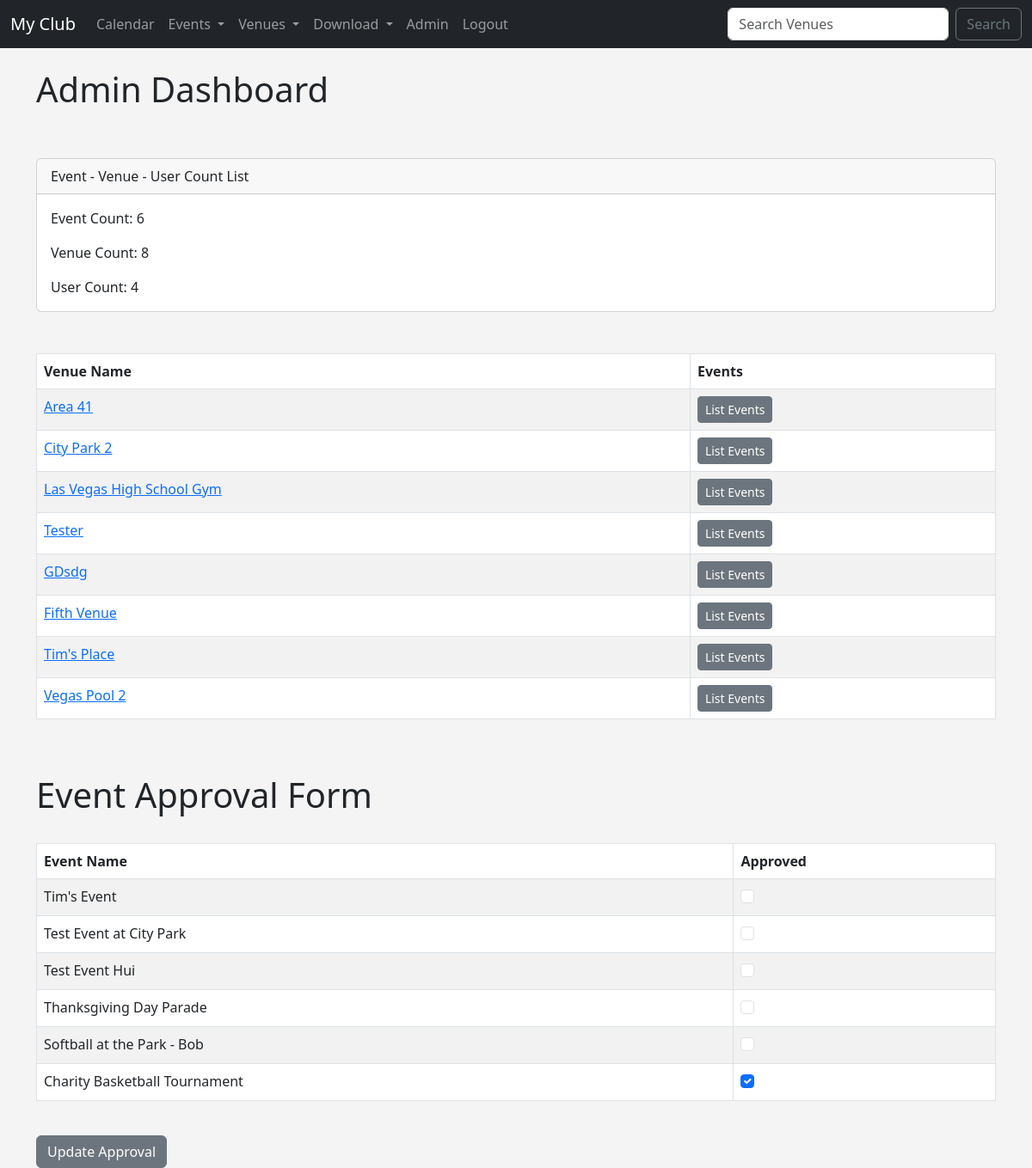
The page /admin_approval (signed in) on the database as committed earlier.
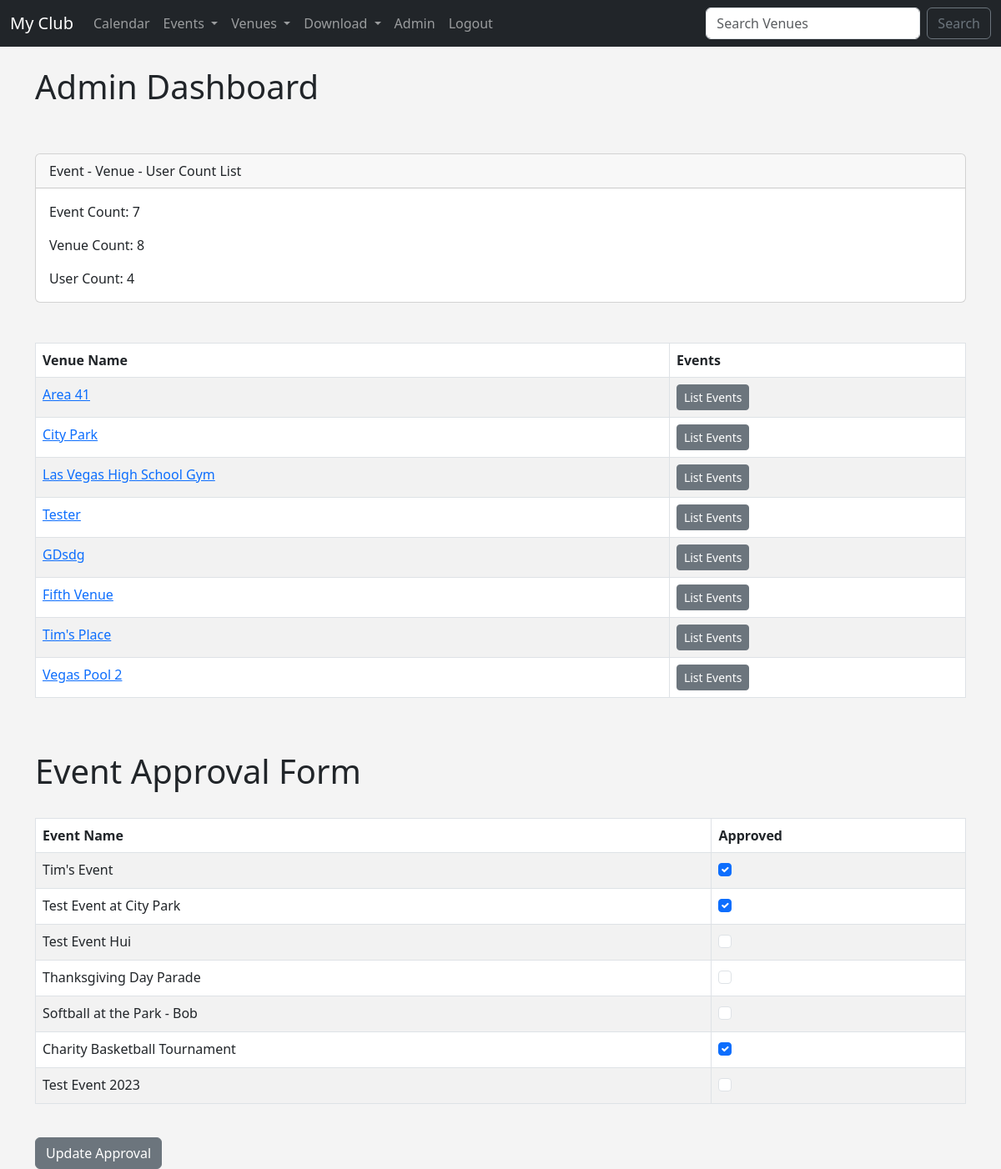
The same page on the database as committed later.
### events/models.py (models this page shows, shortened)
class Venue(models.Model):
	name = models.CharField('Venue Name', max_length=120)
	address = models.CharField(max_length=300)
	zip_code = models.CharField('Zip Code', max_length=15)
	phone = models.CharField('Contact Phone', max_length=45, blank=True)
	web = models.URLField('Website Address', blank=True)
	email_address = models.EmailField('Email Address', blank=True)
	owner = models.IntegerField('Venue Owner', blank=False, default=1)
	venue_image = models.ImageField(null=True, blank=True, upload_to="images/")
	def __str__(self):
		return self.name

class Event(models.Model):
	name = models.CharField('Event Name', max_length=120)
	event_date = models.DateTimeField('Event Date')
	venue = models.ForeignKey(Venue, blank=True, null=True, on_delete=models.CASCADE)
	manager = models.ForeignKey(User, blank=True, null=True, on_delete=models.SET_NULL)
	description = models.TextField(blank=True)
	attendees = models.ManyToManyField(MyClubUser, blank=True)
	approved = models.BooleanField("Approved", default=False)
	def __str__(self):
		return self.name

### events/views.py (the view)
# urls.py: path('admin_approval', views.admin_approval, name="admin_approval"),
def admin_approval(request):
	venue_list = Venue.objects.all()
	event_count = Event.objects.all().count()
	venue_count = Venue.objects.all().count()
	user_count = User.objects.all().count()
	event_list = Event.objects.all().order_by("-event_date")
	if request.user.is_superuser:
		if request.method == "POST":
			id_list = request.POST.getlist('boxes')
			event_list.update(approved=False)
			for x in id_list:
				Event.objects.filter(pk=int(x)).update(approved=True)
			messages.success(request, ("Event List Approval Has Been Updated"))
			return redirect('list-events')
		else:
			return render(request, 'events/admin_approval.html',
				{'event_list': event_list,
				 'event_count': event_count,
				 'venue_count': venue_count,
				 'user_count': user_count,
				 'venue_list': venue_list})
	else:
		messages.success(request, ("You aren't authorized to view this page"))
		return redirect('home')
	return render(request, 'events/admin_approval.html')

### events/templates/events/admin_approval.html (shortened to what this page needs)
{% extends 'events/base.html' %}
{% block content %}
<h1>Admin Dashboard</h1>
<br/><br/>
<form action="" method=POST>
	<div class="card">
	  <div class="card-header">
	    Event - Venue - User Count List
	  </div>
	  <div class="card-body">
	    <p class="card-text">Event Count: {{ event_count }}</p>
	    <p class="card-text">Venue Count: {{ venue_count }}</p>
	    <p class="card-text">User Count: {{ user_count }}</p>
	  </div>
	</div>
	<br/><br/>
	<table class="table table-striped table-hover table-bordered">
	  <thead>
	    <tr>
	      <th scope="col">Venue Name</th>
	      <th scope="col">Events</th>
	    </tr>
	  </thead>
	  <tbody>
	  	{% for venue in venue_list %}
	  	<tr>
		  <td><a href="{% url 'show-venue' venue.id %}" >{{ venue }}</td>
		  <td>
	  		<a href="{% url 'venue-events' venue.id %}" class="btn btn-sm btn-secondary">List Events
		  </td>
		</tr>
		{% endfor %}
	  </tbody>
	</table>
	<br/><br/>
	<h1>Event Approval Form</h1>
	<br/>
	<table class="table table-striped table-hover table-bordered">
	  <thead>
	    <tr>
	      <th scope="col">Event Name</th>
	      <th scope="col">Approved</th>
	    </tr>
	  </thead>
	  <tbody>
	  	{% for event in event_list %}
	  	<tr>
		  <td>{{ event }}</td>
		  <td>
		  	{% if event.approved %}
		  	<div class="form-check">
		  		<input class="form-check-input" type="checkbox" checked="checked" value="{{ event.id }}" name="boxes">
		  	{% else %}
		  	<div class="form-check">
		  		<input class="form-check-input" type="checkbox" value="{{ event.id }}" name="boxes">
		  	{% endif %}
		  </td>
		</tr>
		{% endfor %}
	  </tbody>
	</table>
	<br/>
	<button class="btn btn-secondary" type="submit">Update Approval</button>
</form>
{% endblock %}

Rows that differ between the two databases and show on the page:
changed Venue: name "City Park 2" → "City Park"
changed Event "Tim's Event": approved False → True (drawn); boxes "☐" → "☑"
changed Event "Test Event at City Park": approved False → True (drawn); boxes "☐" → "☑"
added Event: name "Test Event 2023"
Other text that changed with them:
{{ event_count }}: "6" → "7"
